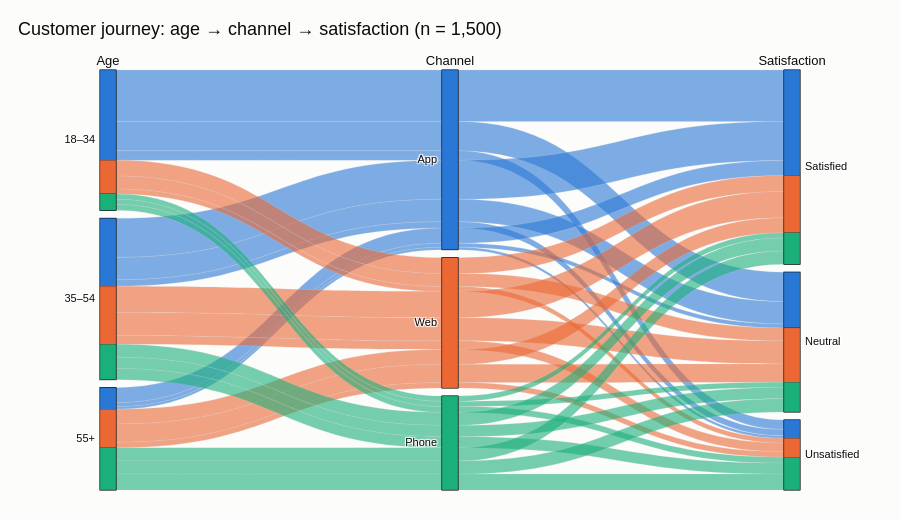

The notebook cell this image was saved under:
### Markdown cell above
### Plot

### Code cell
color_idx = df["Channel"].map({"App": 0, "Web": 1, "Phone": 2})
fig = go.Figure(go.Parcats(
    dimensions=[
        dict(label="Age", values=df["Age"], categoryorder="array",
             categoryarray=["18–34", "35–54", "55+"]),
        dict(label="Channel", values=df["Channel"], categoryorder="array",
             categoryarray=["App", "Web", "Phone"]),
        dict(label="Satisfaction", values=df["Satisfaction"], categoryorder="array",
             categoryarray=["Satisfied", "Neutral", "Unsatisfied"]),
    ],
    line=dict(color=color_idx, colorscale=[[0, PALETTE[0]], [0.5, PALETTE[1]], [1, PALETTE[2]]],
              shape="hspline"),
    hoveron="color", arrangement="freeform",
))
fig.update_layout(title="Customer journey: age → channel → satisfaction (n = 1,500)",
                  width=900, height=520, margin=dict(t=70, l=60, r=60, b=30))
fig.show()

### Figure 1 — Plotly figure (JSON) as saved in the notebook; plotly's stock layout.template omitted (floating-point values rounded to 4 significant figures; data arrays with more than 128 entries replaced by an {"elided": "..."} marker saying what was removed)
{"data": [{"arrangement": "freeform", "dimensions": [{"categoryarray": ["18–34", "35–54", "55+"], "categoryorder": "array", "label": "Age", "values": {"elided": "1500 str values"}}, {"categoryarray": ["App", "Web", "Phone"], "categoryorder": "array", "label": "Channel", "values": {"elided": "1500 str values"}}, {"categoryarray": ["Satisfied", "Neutral", "Unsatisfied"], "categoryorder": "array", "label": "Satisfaction", "values": {"elided": "1500 str values"}}], "hoveron": "color", "line": {"color": {"elided": "1500 int values"}, "colorscale": [[0, "#2a78d6"], [0.5, "#eb6834"], [1, "#1baf7a"]], "shape": "hspline"}, "type": "parcats"}], "layout": {"height": 520, "margin": {"b": 30, "l": 60, "r": 60, "t": 70}, "title": {"text": "Customer journey: age → channel → satisfaction (n = 1,500)"}, "width": 900}}
